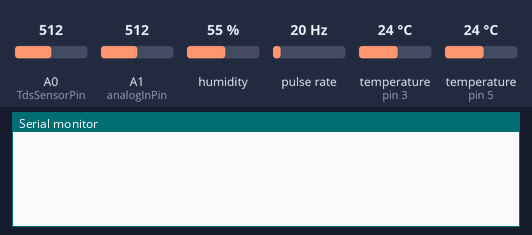
Bench run of a sketch on a simulated Arduino Uno, built with avr-gcc and run on an emulated ATmega328P. Parts: the last lines printed to the serial monitor. Wiring (inferred from the names in the program): pulse sensor: data pin 2. The inputs (shaded band) are chosen by the test bench; at power-on: humidity 55 %, pulse rate 20 Hz, temperature (sensors on pin 5, pin 3) 24 °C, A1 (analogInPin) = 512, A0 (TdsSensorPin) = 512. The modem accepts every AT command (registered, SIM ready, sends succeed) and sends nothing else.

Above: at 4.9 s.
5.0 s: humidity set to 22 %
At 6.9 s:
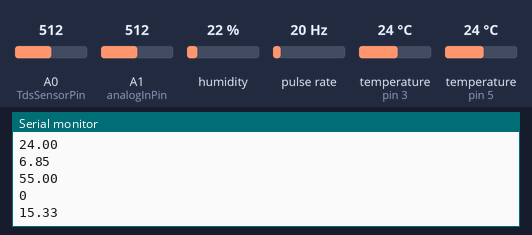
7.2 s: pulse rate (sensor on pin 2) set to 4 Hz
8.7 s: temperature (sensor on pin 5) set to 12 °C
At 9.7 s:
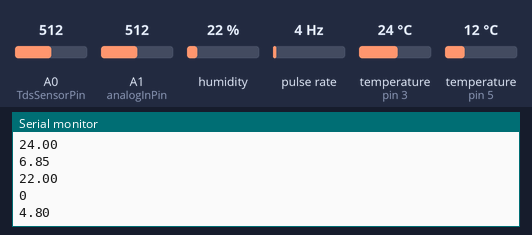
10.2 s: A1 (analogInPin) set to 716
11.7 s: humidity set to 40 %
At 12.9 s:
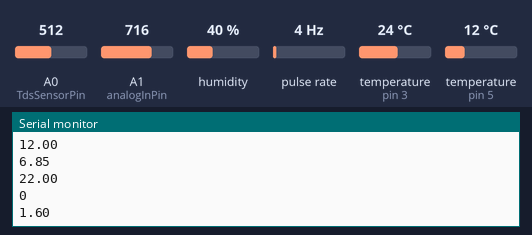
13.2 s: pulse rate (sensor on pin 2) set to 50 Hz
At 15.5 s:
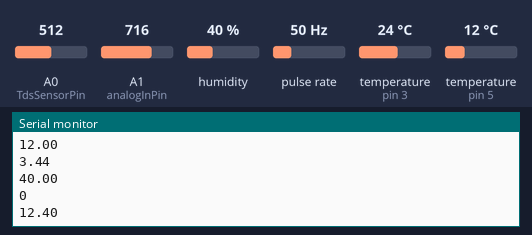
Timing chart, 0 to 15.7 s (numbered marks = the images above; inputs shaded):
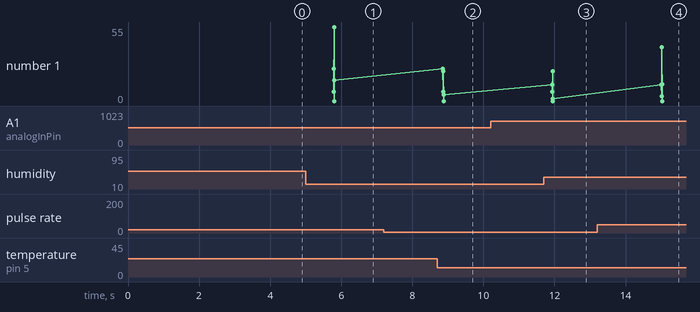

The sketch:

aquaponics_rev004.ino
```cpp
/* How to use the DHT-22 sensor with Arduino uno
   Temperature and humidity sensor
   More info: http://www.ardumotive.com/how-to-use-dht-22-sensor-en.html
   Dev: Michalis Vasilakis // Date: 1/7/2015 // www.ardumotive.com */

//Libraries
#include <DHT.h>;
#include "GravityTDS.h"
// Make sure to include Onewire and Dallas Temperature libraries
#include <OneWire.h>
#include <DallasTemperature.h>
#define ONE_WIRE_BUS 5
OneWire oneWire(ONE_WIRE_BUS);
DallasTemperature sensors(&oneWire);

#include <SoftwareSerial.h>
SoftwareSerial mySerial(8, 9);
//Constants
#define DHTPIN 3     // what pin we're connected to
#define DHTTYPE DHT22   // DHT 22  (AM2302)
DHT dht(DHTPIN, DHTTYPE); //// Initialize DHT sensor for normal 16mhz Arduino

//#define TdsSensorPin A0
//GravityTDS gravityTds;

//float temperature = 25,tdsValue = 0;
//Variables
int chk;
float hum;  //Stores humidity value
float temp; //Stores temperature value

float calibration;
const int analogInPin = A1;
int sensorValue = 0;
unsigned long int avgValue;
float b;
int buf[10],temp1;
int pHlevel;
String cdata; // complete data, consisting of sensors values


float calibration_value = 15.4;
int phval = 0;
//unsigned long int avgval;
int buffer_arr[10];//,temp;

float ph_act;

float ph(float voltage){
  return 7+((2.5-voltage))/0.18;
}

#define TdsSensorPin A0
#define VREF 5.0      // analog reference voltage(Volt) of the ADC
#define SCOUNT  30           // sum of sample point
int analogBuffer[SCOUNT];    // store the analog value in the array, read from ADC
int analogBufferTemp[SCOUNT];
int analogBufferIndex = 0,copyIndex = 0;
float averageVoltage = 0,tdsValue = 0,temperature = 25;

double flow; //Water flow L/Min
int flowsensor = 2;
unsigned long currentTime;
unsigned long lastTime;
unsigned long pulse_freq;

float Celsius = 0;
float Fahrenheit = 0;
void pulse () // Interrupt function

{
   pulse_freq++;
}
extern volatile unsigned long timer0_millis;
void setup()
{
    Serial.begin(9600);
    mySerial.begin(9600);   // Setting the baud rate of GSM Module
	  dht.begin();
//    gravityTds.setPin(TdsSensorPin);
//    gravityTds.setAref(5.0);  //reference voltage on ADC, default 5.0V on Arduino UNO
//    gravityTds.setAdcRange(1024);  //1024 for 10bit ADC;4096 for 12bit ADC
//    gravityTds.begin();  //initialization
   pinMode(TdsSensorPin,INPUT);
   sensors.begin();
   pinMode(flowsensor, INPUT);
   attachInterrupt(0, pulse, RISING); // Setup Interrupt
   currentTime = millis();
   lastTime = currentTime;
   SendMessage();
}

void loop()
{


    //Read data and store it to variables hum and temp
    hum = dht.readHumidity();

    //Print temp and humidity values to serial monitor
//    Serial.print("Humidity: ");
//    Serial.println(hum);
//    delay(1000);

    temp= dht.readTemperature();
 //   Serial.print(" %, Temp: ");
  //  Serial.println(temp);
  //  Serial.println(" Celsius");
  //  delay(2000); //Delay 2 sec.
 //   delay(1000);


  for(int i=0;i<10;i++){
    buf[i] = analogRead(analogInPin);
    delay(30);
  }
//  for(int i=0;i<9;i++){
//for(int j =i+1;j<10;j++)
//  {
 //   if(buf[i]>buf[j])
 //   {
 //   temp=buf[i];
 //   buf[i]=buf[j];
//     buf[j]=temp1;
 //   }
//  }
//  }
  float avgval=0;
 for(int i=2;i<8;i++)
// avgval+=buffer_arr[i];
 avgval+=buf[i];
//  float volt=(float)avgval*5.0/1023;
//  ph_act = volt + calibration_value;
 float volt=(float)avgval*5.0/1024/10;
 ph_act = -5.70 * volt + calibration_value;

// Serial.println("pH Val: ");
// Serial.print(ph_act);
// delay(1000);


 //    Serial.print("pHlevel:");
 //   Serial.println(pHlevel);
//    delay(1000);


    //temperature = readTemperature();  //add your temperature sensor and read it
 //   gravityTds.setTemperature(temperature);  // set the temperature and execute temperature compensation
 //   gravityTds.update();  //sample and calculate
 //   tdsValue = gravityTds.getTdsValue();  // then get the value
//    Serial.println(tdsValue,0);
//    Serial.println(tdsValue);
//    Serial.println("ppm");
 //   delay(1000);
   static unsigned long analogSampleTimepoint = millis();
   if(millis()-analogSampleTimepoint > 40U)     //every 40 milliseconds,read the analog value from the ADC
   {
     analogSampleTimepoint = millis();
     analogBuffer[analogBufferIndex] = analogRead(TdsSensorPin);    //read the analog value and store into the buffer
     analogBufferIndex++;
     if(analogBufferIndex == SCOUNT)
         analogBufferIndex = 0;
   }
   static unsigned long printTimepoint = millis();
   if(millis()-printTimepoint > 800U)
   {
      printTimepoint = millis();
      for(copyIndex=0;copyIndex<SCOUNT;copyIndex++)
        analogBufferTemp[copyIndex]= analogBuffer[copyIndex];
      averageVoltage = getMedianNum1(analogBufferTemp,SCOUNT) * (float)VREF / 1024.0; // read the analog value more stable by the median filtering algorithm, and convert to voltage value
      float compensationCoefficient=1.0+0.02*(temperature-25.0);    //temperature compensation formula: fFinalResult(25^C) = fFinalResult(current)/(1.0+0.02*(fTP-25.0));
      float compensationVolatge=averageVoltage/compensationCoefficient;  //temperature compensation
      tdsValue=(133.42*compensationVolatge*compensationVolatge*compensationVolatge - 255.86*compensationVolatge*compensationVolatge + 857.39*compensationVolatge)*0.5; //convert voltage value to tds value
      //Serial.print("voltage:");
      //Serial.print(averageVoltage,2);
      //Serial.print("V   ");
      //Serial.print("TDS Value:");
     // Serial.print(tdsValue,0);
      //Serial.println("ppm");
   }


//  cdata = cdata+ temp +","+pHlevel+","+ tdsValue+'\n'; // comma will be used a delimeter
//  cdata = cdata+hum +","+pHlevel+","+ tdsValue+'\n'; // comma will be used a delimeter
//  Serial.println(cdata);
//  cdata = "";
 sensors.requestTemperatures();
 Celsius = sensors.getTempCByIndex(0);
  Fahrenheit = sensors.toFahrenheit(Celsius);
 // Serial.print(Celsius);
 // Serial.print(" C  ");
 // Serial.print(Fahrenheit);
 // Serial.println(" F");
  delay(1000);

   currentTime = millis();
   // Every second, calculate and print L/Min
   if(currentTime >= (lastTime + 1000))
   {
      lastTime = currentTime;
      // Pulse frequency (Hz) = 7.5Q, Q is flow rate in L/min.
      flow = (pulse_freq / 7.5);
      pulse_freq = 0; // Reset Counter
      //Serial.print(flow, DEC);
      //Serial.println(" L/Min");

   }
int Seconds = ( millis()/1000 );
int Minutes = ( millis()/1000 ) / 60;
int Hours = ( ( millis()/1000 ) / 60 ) / 60;
//Serial.print("minutes:");
//Serial.print(Minutes);
//Serial.print(",Hours:");
//Serial.println(Hours);
if(Minutes == 2){
  //timer0_millis=0;
  //SendMessage();
}
if(Hours == 12){
  timer0_millis=0;
  SendMessage();
}
    Serial.println(Celsius);
    Serial.println(ph_act);
    Serial.println(hum);
    Serial.println(tdsValue,0);
    Serial.println(flow, 2);
    delay(1000);
}


int getMedianNum(int bArray[], int iFilterLen)
{
      int bTab[iFilterLen];
      for (byte i = 0; i<iFilterLen; i++)
      bTab[i] = bArray[i];
      int i, j, bTemp;
      for (j = 0; j < iFilterLen - 1; j++)
      {
      for (i = 0; i < iFilterLen - j - 1; i++)
          {
        if (bTab[i] > bTab[i + 1])
            {
        bTemp = bTab[i];
            bTab[i] = bTab[i + 1];
        bTab[i + 1] = bTemp;
         }
      }
      }
      if ((iFilterLen & 1) > 0)
    bTemp = bTab[(iFilterLen - 1) / 2];
      else
    bTemp = (bTab[iFilterLen / 2] + bTab[iFilterLen / 2 - 1]) / 2;
      return bTemp;
}


void SendMessage()
{
  mySerial.println("AT+CMGF=1");    //Sets the GSM Module in Text Mode
  delay(1000);  // Delay of 1000 milli seconds or 1 second
  mySerial.println("AT+CMGS=\"+639175199610\"\r"); // Replace x with mobile number
  delay(1000);
  mySerial.print("Temp:");// The SMS text you want to send
    delay(100);
    mySerial.println(Celsius);
    delay(100);
  mySerial.print("pH:");// The SMS text you want to send
  mySerial.println(ph_act);
    delay(100);
    mySerial.print("Humid:");// The SMS text you want to send
    mySerial.println(hum);
     delay(100);
    mySerial.print("TDS:");// The SMS text you want to send
    mySerial.println(tdsValue,0);
    delay(100);
    mySerial.print("Flow:");// The SMS text you want to send
    mySerial.println(flow, 4);
    delay(100);
   mySerial.println((char)26);// ASCII code of CTRL+Z
  delay(1000);
}


int getMedianNum1(int bArray[], int iFilterLen)
{
      int bTab[iFilterLen];
      for (byte i = 0; i<iFilterLen; i++)
      bTab[i] = bArray[i];
      int i, j, bTemp;
      for (j = 0; j < iFilterLen - 1; j++)
      {
      for (i = 0; i < iFilterLen - j - 1; i++)
          {
        if (bTab[i] > bTab[i + 1])
            {
        bTemp = bTab[i];
            bTab[i] = bTab[i + 1];
        bTab[i + 1] = bTemp;
         }
      }
      }
      if ((iFilterLen & 1) > 0)
    bTemp = bTab[(iFilterLen - 1) / 2];
      else
    bTemp = (bTab[iFilterLen / 2] + bTab[iFilterLen / 2 - 1]) / 2;
      return bTemp;
}
```

Measured:
- after the input at 13.2 s, the serial monitor: prints a new line after 1.8 s (image 4)
- plotted number 1: 1.6 → 12.4 after the input at 13.2 s
